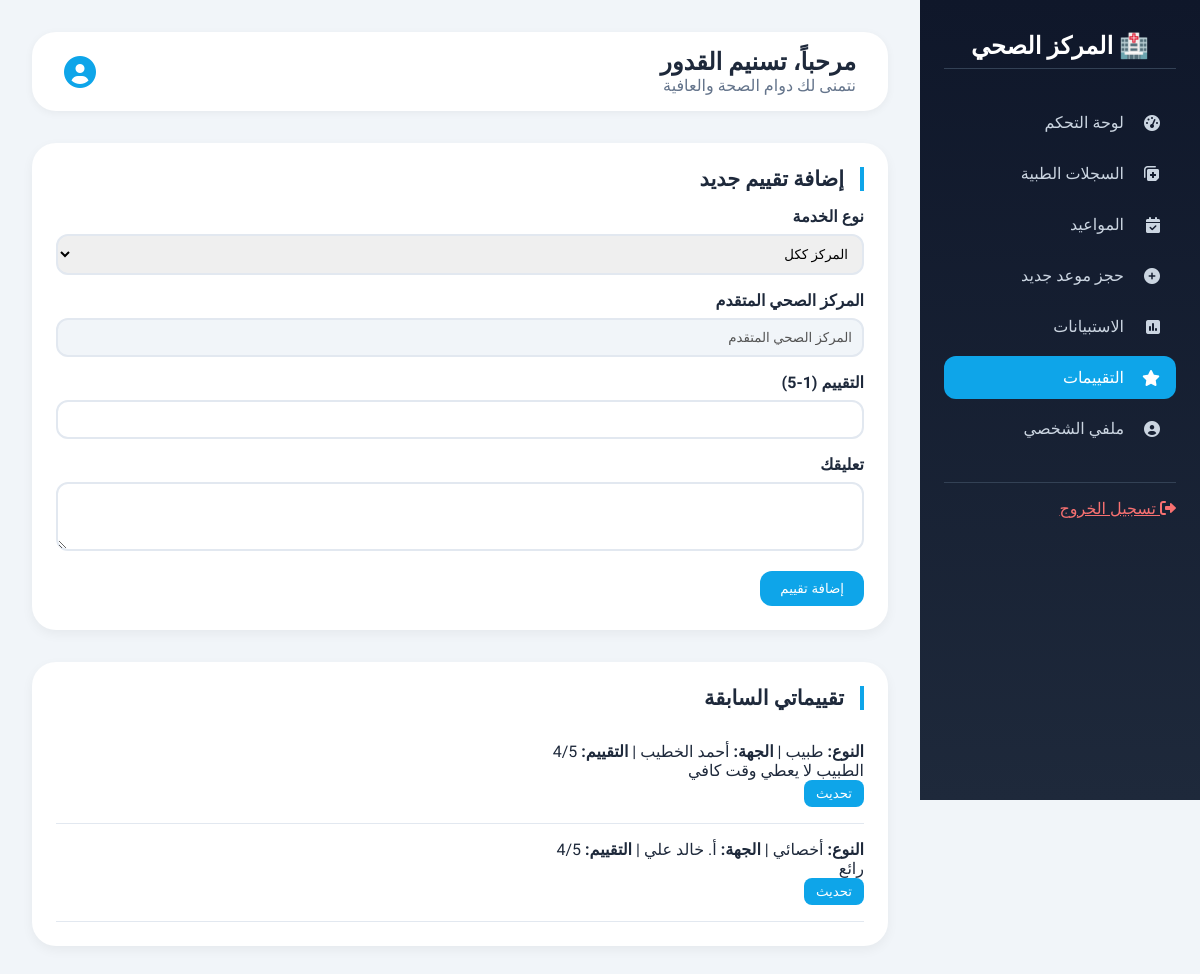
The app's page /Patient/patient_dashboard.php?page=ratings (signed in) with its own data.
### tables this page shows
CREATE TABLE `ratings` (
  `id` int NOT NULL,
  `patient_id` int NOT NULL,
  `entity_id` int NOT NULL,
  `entity_type` enum('doctor','specialist','center') NOT NULL,
  `rating` int NOT NULL,
  `comment` text,
  `created_at` timestamp NOT NULL DEFAULT CURRENT_TIMESTAMP
);

CREATE TABLE `doctors` (
  `id` int NOT NULL,
  `full_name` varchar(100) NOT NULL,
  `email` varchar(100) NOT NULL,
  `phone` varchar(20) DEFAULT NULL,
  `specialization` varchar(100) DEFAULT NULL,
  `license_number` varchar(50) NOT NULL,
  `status` enum('pending','approved','rejected','suspended') DEFAULT 'pending',
  `gender` enum('male','female') NOT NULL,
  `created_at` timestamp NOT NULL DEFAULT CURRENT_TIMESTAMP,
  `updated_at` timestamp NOT NULL DEFAULT CURRENT_TIMESTAMP ON UPDATE CURRENT_TIMESTAMP
);

CREATE TABLE `specialists` (
  `id` int NOT NULL,
  `full_name` varchar(100) NOT NULL,
  `email` varchar(100) NOT NULL,
  `phone` varchar(20) DEFAULT NULL,
  `field` varchar(100) NOT NULL,
  `license_number` varchar(50) NOT NULL,
  `status` enum('pending','approved','rejected','suspended') DEFAULT 'pending',
  `gender` enum('male','female') NOT NULL,
  `created_at` timestamp NOT NULL DEFAULT CURRENT_TIMESTAMP,
  `updated_at` timestamp NOT NULL DEFAULT CURRENT_TIMESTAMP ON UPDATE CURRENT_TIMESTAMP
);

### patient/modules/ratings.php (the view, shortened to what this page needs)
<div class="card" style="background: white; border-radius: 24px; padding: 1.5rem; box-shadow: 0 4px 12px rgba(0,0,0,0.05); margin-bottom: 2rem;">
    <h3 class="card-title" style="font-size: 1.3rem; margin-bottom: 1rem; border-right: 4px solid #0ea5e9; padding-right: 1rem;">إضافة تقييم جديد</h3>
    <form method="POST" id="ratingForm">
        <div class="rating-form-group">
            <label>نوع الخدمة</label>
            <select name="entity_type" id="entity_type" required>
                <option value="center">المركز ككل</option>
            </select>
        </div>
        <div id="dynamic_select_container" class="rating-form-group"></div>
        <div class="rating-form-group">
            <label>التقييم (1-5)</label>
            <input type="number" name="rating" min="1" max="5" required>
        </div>
        <div class="rating-form-group">
            <label>تعليقك</label>
            <textarea name="comment" rows="3" required></textarea>
        </div>
        <button type="submit" style="background:#0ea5e9; color:white; border:none; padding:10px 20px; border-radius:12px;">إضافة تقييم</button>
    </form>
</div>
<div class="card" style="background: white; border-radius: 24px; padding: 1.5rem; box-shadow: 0 4px 12px rgba(0,0,0,0.05);">
    <h3 class="card-title" style="font-size: 1.3rem; margin-bottom: 1rem; border-right: 4px solid #0ea5e9; padding-right: 1rem;">تقييماتي السابقة</h3>
    <?php if (empty($ratings_list)): ?>
        <p>لم تقم بإضافة أي تقييم بعد.</p>
    <?php else: ?>
        <?php foreach ($ratings_list as $rate):
            $entity_name = '';
            if ($rate['entity_type'] == 'center') $entity_name = 'المركز الصحي المتقدم';
            elseif ($rate['entity_type'] == 'doctor') {
                $st = $pdo->prepare("SELECT full_name FROM doctors WHERE id = ?");
                $st->execute([$rate['entity_id']]);
                $entity_name = $st->fetchColumn() ?: 'طبيب غير معروف';
            } else {
                $st = $pdo->prepare("SELECT full_name FROM specialists WHERE id = ?");
                $st->execute([$rate['entity_id']]);
                $entity_name = $st->fetchColumn() ?: 'أخصائي غير معروف';
            }
        ?>
            <div style="border-bottom:1px solid #e2e8f0; padding:1rem 0;">
                <p><strong>النوع:</strong> <?= $rate['entity_type'] == 'center' ? 'المركز' : ($rate['entity_type'] == 'doctor' ? 'طبيب' : 'أخصائي') ?> |
                <strong>الجهة:</strong> <?= htmlspecialchars($entity_name) ?> |
                <strong>التقييم:</strong> <?= $rate['rating'] ?>/5</p>
                <p><?= nl2br(htmlspecialchars($rate['comment'])) ?></p>
                <button onclick="showUpdateRating(<?= $rate['id'] ?>, <?= $rate['rating'] ?>, '<?= addslashes($rate['comment']) ?>', '<?= $rate['entity_type'] ?>', <?= $rate['entity_id'] ?>)" style="background:#0ea5e9; color:white; border:none; padding:6px 12px; border-radius:8px;">تحديث</button>
            </div>
        <?php endforeach; ?>
    <?php endif; ?>
</div>

### patient/patient_dashboard.php (style rules this page uses)
* { margin: 0; padding: 0; box-sizing: border-box; }
body { font-family: 'Tajawal', sans-serif; background: #f1f5f9; color: #1e293b; }

### patient/modules/ratings.php (style rules this page uses)
.rating-form-group { margin-bottom: 1rem; }
.rating-form-group label { display: block; margin-bottom: 0.5rem; font-weight: 600; }
.rating-form-group select, .rating-form-group input, .rating-form-group textarea { width: 100%; padding: 10px; border: 2px solid #e2e8f0; border-radius: 12px; font-family: inherit; }

### records on screen
ratings: entity_type "طبيب", doctors.full_name "أحمد الخطيب", rating "4", comment "الطبيب لا يعطي وقت كافي"
ratings: entity_type "أخصائي", specialists.full_name "أ. خالد علي", rating "4", comment "رائع"

### other values on screen
$patient_name "تسنيم القدور"
